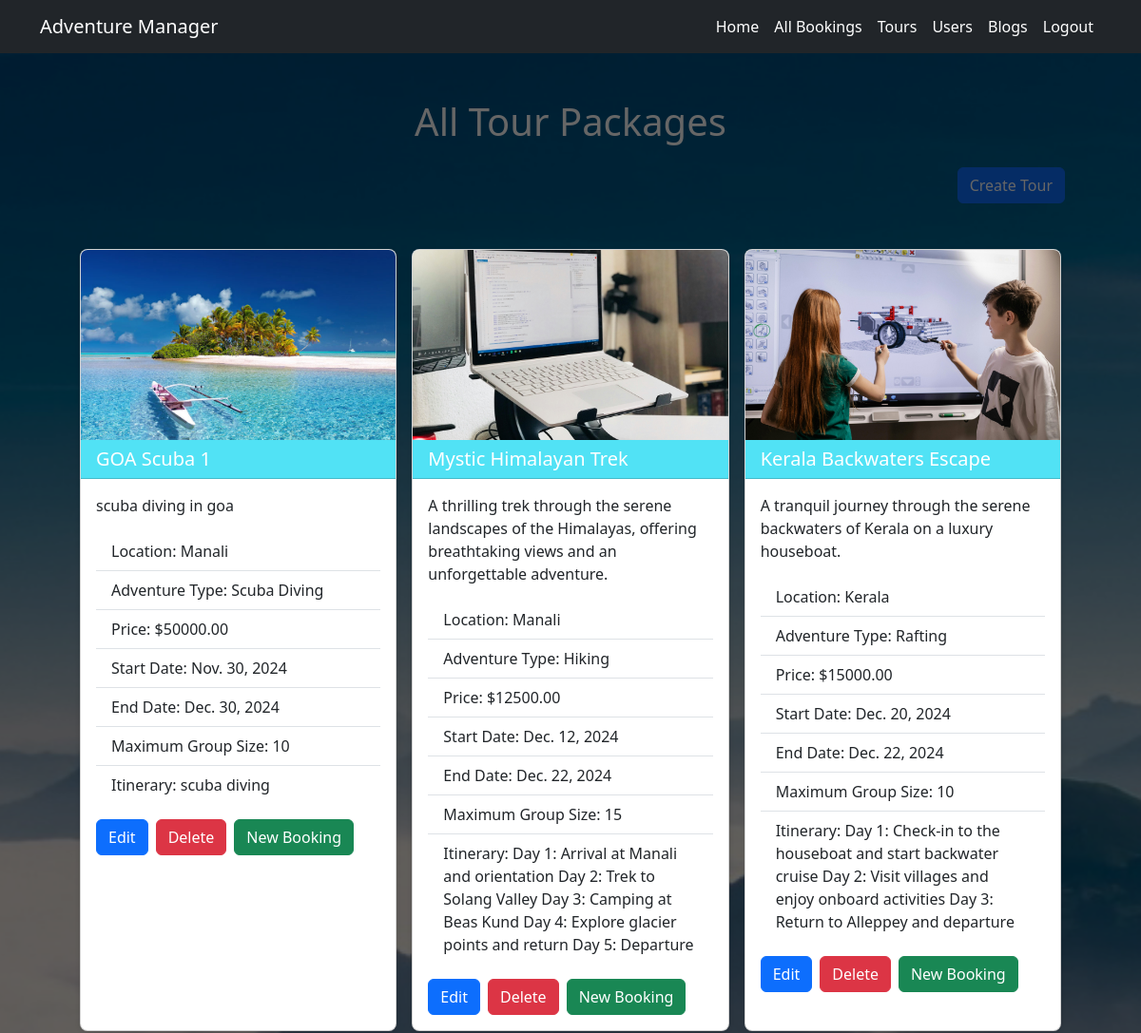
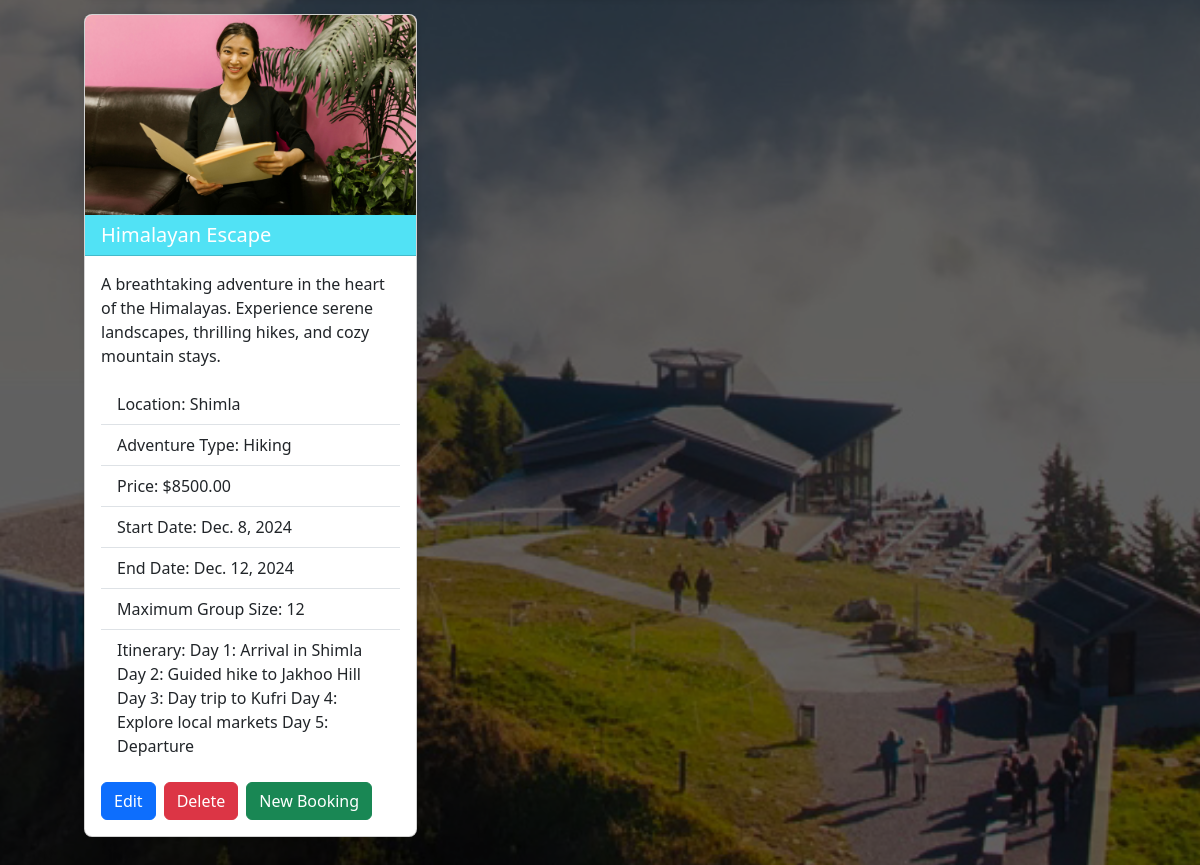
/manager/tours/ (signed in), run on the app's committed database (2 pictures, top to bottom).
### Manager/models.py (models this page shows, shortened)
class Tour(models.Model):
    LOCATION_CHOICES = [
        ('Manali', 'Manali'),
        ('Goa', 'Goa'),
        ('Jaipur', 'Jaipur'),
        ('Leh', 'Leh'),
        ('Rishikesh', 'Rishikesh'),
        ('Kerala', 'Kerala'),
        ('Andaman', 'Andaman'),
        ('Darjeeling', 'Darjeeling'),
        ('Shimla', 'Shimla'),
        ('Varanasi', 'Varanasi'),
    ]
    ADVENTURE_CHOICES = [
        ('Hiking', 'Hiking'),
        ('Scuba Diving', 'Scuba Diving'),
        ('Safari', 'Safari'),
        ('Skydiving', 'Skydiving'),
        ('Camping', 'Camping'),
        ('City Tour', 'City Tour'),
        ('Rafting', 'Rafting'),
    ]
    title = models.CharField(max_length=100)
    description = models.TextField()
    location = models.CharField(max_length=100, choices=LOCATION_CHOICES)
    adventure_type = models.CharField(max_length=100, choices=ADVENTURE_CHOICES)
    price = models.DecimalField(max_digits=8, decimal_places=2)
    start_date = models.DateField()
    end_date = models.DateField()
    created_by = models.ForeignKey(User, on_delete=models.CASCADE)
    max_group_size = models.PositiveIntegerField()
    itinerary = models.TextField(blank=True)
    image = models.ImageField(upload_to='tours/images/', blank=True, null=True)

### Manager/views.py (the view)
# urls.py: path('tours/', views.tour_list, name='tour_list'),
@login_required
def tour_list(request):
    user = get_object_or_404(ClientDetails, email=request.user)
    if user.is_manager:
        tours = Tour.objects.all()
        return render(request, 'manager/tour_list.html', {'tours': tours})
    return render(request, 'user/no_access.html')

### Templates/manager/tour_list.html (shortened to what this page needs)
{% extends 'manager/manager_base.html' %}
{% load static %}
{% block content %}
<div class="container my-5" style="width: 90%">
    <h1 class="text-center mb-4">All Tour Packages</h1>
    <div class="d-grid gap-2 d-md-flex justify-content-md-end">
      <a href="{% url 'Manager:create_tour' %}">
          <button class="btn btn-primary me-md-2" type="button">Create Tour</button>
      </a>
    </div>
    <div class="container mt-5">
    <div class="row">
        <div class="col-12">
            <div class="d-grid gap-3" style="grid-template-columns: repeat(auto-fit, minmax(320px, 1fr));">
                {% for tour in tours %}
                    <div class="card">
                        <img src="{{ tour.image.url }}" class="card-img-top" alt="{{ tour.title }}">
                        <h5 class="card-header">{{ tour.title }}</h5>
                        <div class="card-body">
                            <p class="card-text">{{ tour.description }}</p>
                            <ul class="list-group list-group-flush">
                                <li class="list-group-item"><span>Location: </span>{{ tour.location }}</li>
                                <li class="list-group-item"><span>Adventure Type: </span>{{ tour.adventure_type }}</li>
                                <li class="list-group-item"><span>Price: </span>${{ tour.price }}</li>
                                <li class="list-group-item"><span>Start Date: </span>{{ tour.start_date }}</li>
                                <li class="list-group-item"><span>End Date: </span>{{ tour.end_date }}</li>
                                <li class="list-group-item"><span>Maximum Group Size: </span>{{ tour.max_group_size }}</li>
                                <li class="list-group-item"><span>Itinerary: </span>{{ tour.itinerary }}</li>
                            </ul>
                            <div class="d-flex gap-2 mt-3">
                                <a href="{% url 'Manager:edit_tour' tour.id %}" class="btn btn-primary">Edit</a>
                                <a href="{% url 'Manager:delete_tour' tour.id %}" class="btn btn-danger">Delete</a>
                                <a href="{% url 'Manager:create_booking' tour.id %}" class="btn btn-success">New Booking</a>
                            </div>
                        </div>
                    </div>
                {% endfor %}
            </div>
        </div>
    </div>
</div>
</div>
{% endblock %}

### static/css/style.css (style rules this page uses)
body { background: url('static/images/slider1.jpg') no-repeat center center fixed; background-size: cover; color: white; }

### Templates/manager/tour_list.html (style rules this page uses)
.card { box-shadow: 0px 2px 8px rgba(0, 0, 0, 0.1); border-radius: 8px; overflow: hidden; }
.card-header { background-color: #51E2F5; color: white; }
.card img { height: 200px; object-fit: cover; }
.d-grid { gap: 1.5rem; }

### data on the page
Tour: image (picture), title "GOA Scuba 1", description "scuba diving in goa", location "Manali", adventure_type "Scuba Diving", price "50000.00", start_date "Nov. 30, 2024", end_date "Dec. 30, 2024", max_group_size "10", itinerary "scuba diving"
Tour: image (picture), title "Mystic Himalayan Trek", description "A thrilling trek through the serene landscapes of the Himalayas, offering breathtaking views and an unforgettable adventure.", location "Manali", adventure_type "Hiking", price "12500.00", start_date "Dec. 12, 2024", end_date "Dec. 22, 2024", max_group_size "15", itinerary "Day 1: Arrival at Manali and orientation Day 2: Trek to Solang Valley Day 3: Camping at Beas Kund Day 4: Explore glacier points and return Day 5: Departure"
Tour: image (picture), title "Kerala Backwaters Escape", description "A tranquil journey through the serene backwaters of Kerala on a luxury houseboat.", location "Kerala", adventure_type "Rafting", price "15000.00", start_date "Dec. 20, 2024", end_date "Dec. 22, 2024", max_group_size "10", itinerary "Day 1: Check-in to the houseboat and start backwater cruise Day 2: Visit villages and enjoy onboard activities Day 3: Return to Alleppey and departure"
Tour: image (picture), title "Himalayan Escape", description "A breathtaking adventure in the heart of the Himalayas. Experience serene landscapes, thrilling hikes, and cozy mountain stays.", location "Shimla", adventure_type "Hiking", price "8500.00", start_date "Dec. 8, 2024", end_date "Dec. 12, 2024", max_group_size "12", itinerary "Day 1: Arrival in Shimla Day 2: Guided hike to Jakhoo Hill Day 3: Day trip to Kufri Day 4: Explore local markets Day 5: Departure"
